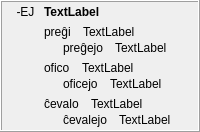
            <widget class="QFrame" name="frame_29">
             <property name="frameShape">
              <enum>QFrame::Box</enum>
             </property>
             <property name="frameShadow">
              <enum>QFrame::Raised</enum>
             </property>
             <layout class="QHBoxLayout" name="horizontalLayout_21">
              <property name="topMargin">
               <number>3</number>
              </property>
              <property name="bottomMargin">
               <number>3</number>
              </property>
              <item>
               <widget class="QLabel" name="label_393">
                <property name="sizePolicy">
                 <sizepolicy hsizetype="Maximum" vsizetype="Preferred">
                  <horstretch>0</horstretch>
                  <verstretch>0</verstretch>
                 </sizepolicy>
                </property>
                <property name="text">
                 <string> -EJ </string>
                </property>
                <property name="alignment">
                 <set>Qt::AlignHCenter|Qt::AlignTop</set>
                </property>
                <property name="tipo" stdset="0">
                 <string>afikso</string>
                </property>
               </widget>
              </item>
              <item>
               <layout class="QVBoxLayout" name="verticalLayout_385">
                <item>
                 <widget class="QLabel" name="Lec08_Label647">
                  <property name="styleSheet">
                   <string notr="true">font-weight: bold;</string>
                  </property>
                  <property name="text">
                   <string>TextLabel</string>
                  </property>
                  <property name="wordWrap">
                   <bool>true</bool>
                  </property>
                 </widget>
                </item>
                <item>
                 <layout class="QVBoxLayout" name="verticalLayout_30">
                  <item>
                   <layout class="QVBoxLayout" name="verticalLayout_388"/>
                  </item>
                  <item>
                   <layout class="QVBoxLayout" name="verticalLayout_381">
                    <item>
                     <layout class="QVBoxLayout" name="verticalLayout_386">
                      <property name="spacing">
                       <number>2</number>
                      </property>
                      <item>
                       <layout class="QHBoxLayout" name="horizontalLayout_635">
                        <property name="spacing">
                         <number>12</number>
                        </property>
                        <item>
                         <widget class="neklakebla_nova" name="Lec08_Button626">
                          <property name="text">
                           <string>preĝi</string>
                          </property>
                          <property name="wordWrap">
                           <bool>true</bool>
                          </property>
                         </widget>
                        </item>
                        <item>
                         <widget class="QLabel" name="Lec08_Label649">
                          <property name="sizePolicy">
                           <sizepolicy hsizetype="Expanding" vsizetype="Preferred">
                            <horstretch>0</horstretch>
                            <verstretch>0</verstretch>
                           </sizepolicy>
                          </property>
                          <property name="text">
                           <string>TextLabel</string>
                          </property>
                          <property name="wordWrap">
                           <bool>true</bool>
                          </property>
                         </widget>
                        </item>
                       </layout>
                      </item>
                      <item>
                       <layout class="QHBoxLayout" name="horizontalLayout_636">
                        <property name="spacing">
                         <number>12</number>
                        </property>
                        <item>
                         <widget class="label_sago_reversa" name="label_396">
                          <property name="sizePolicy">
                           <sizepolicy hsizetype="Maximum" vsizetype="Preferred">
                            <horstretch>0</horstretch>
                            <verstretch>0</verstretch>
                           </sizepolicy>
                          </property>
                          <property name="text">
                           <string/>
                          </property>
                          <property name="pixmap">
                           <pixmap resource="../resources/ikonoj.qrc">:/ikonoj/sago_revena.png</pixmap>
                          </property>
                         </widget>
                        </item>
                        <item>
                         <widget class="neklakebla_nova" name="Lec08_Button631">
                          <property name="text">
                           <string>preĝejo</string>
                          </property>
                          <property name="wordWrap">
                           <bool>true</bool>
                          </property>
                         </widget>
                        </item>
                        <item>
                         <widget class="QLabel" name="Lec08_Label656">
                          <property name="sizePolicy">
                           <sizepolicy hsizetype="Expanding" vsizetype="Preferred">
                            <horstretch>0</horstretch>
                            <verstretch>0</verstretch>
                           </sizepolicy>
                          </property>
                          <property name="text">
                           <string>TextLabel</string>
                          </property>
                          <property name="wordWrap">
                           <bool>true</bool>
                          </property>
                         </widget>
                        </item>
                       </layout>
                      </item>
                     </layout>
                    </item>
                    <item>
                     <layout class="QVBoxLayout" name="verticalLayout_387">
                      <property name="spacing">
                       <number>2</number>
                      </property>
                      <item>
                       <layout class="QHBoxLayout" name="horizontalLayout_637">
                        <property name="spacing">
                         <number>12</number>
                        </property>
                        <item>
                         <widget class="neklakebla_nova" name="Lec08_Button56">
                          <property name="text">
                           <string>ofico</string>
                          </property>
                          <property name="wordWrap">
                           <bool>true</bool>
                          </property>
                         </widget>
                        </item>
                        <item>
                         <widget class="QLabel" name="Lec08_Label64">
                          <property name="sizePolicy">
                           <sizepolicy hsizetype="Expanding" vsizetype="Preferred">
                            <horstretch>0</horstretch>
                            <verstretch>0</verstretch>
                           </sizepolicy>
                          </property>
                          <property name="text">
                           <string>TextLabel</string>
                          </property>
                          <property name="wordWrap">
                           <bool>true</bool>
                          </property>
                         </widget>
                        </item>
                       </layout>
                      </item>
                      <item>
                       <layout class="QHBoxLayout" name="horizontalLayout_638">
                        <property name="spacing">
                         <number>12</number>
                        </property>
                        <item>
                         <widget class="label_sago_reversa" name="label_399">
                          <property name="sizePolicy">
                           <sizepolicy hsizetype="Maximum" vsizetype="Preferred">
                            <horstretch>0</horstretch>
                            <verstretch>0</verstretch>
                           </sizepolicy>
                          </property>
                          <property name="text">
                           <string/>
                          </property>
                          <property name="pixmap">
                           <pixmap resource="../resources/ikonoj.qrc">:/ikonoj/sago_revena.png</pixmap>
                          </property>
                         </widget>
                        </item>
                        <item>
                         <widget class="neklakebla_nova" name="Lec08_Button55">
                          <property name="text">
                           <string>oficejo</string>
                          </property>
                          <property name="wordWrap">
                           <bool>true</bool>
                          </property>
                         </widget>
                        </item>
                        <item>
                         <widget class="QLabel" name="Lec08_Label65">
                          <property name="sizePolicy">
                           <sizepolicy hsizetype="Expanding" vsizetype="Preferred">
                            <horstretch>0</horstretch>
                            <verstretch>0</verstretch>
                           </sizepolicy>
                          </property>
                          <property name="text">
                           <string>TextLabel</string>
                          </property>
                          <property name="wordWrap">
                           <bool>true</bool>
                          </property>
                         </widget>
                        </item>
                       </layout>
                      </item>
                     </layout>
                    </item>
                   </layout>
                  </item>
                 </layout>
                </item>
                <item>
                 <layout class="QVBoxLayout" name="verticalLayout_389">
                  <property name="spacing">
                   <number>2</number>
                  </property>
                  <item>
                   <layout class="QHBoxLayout" name="horizontalLayout_639">
                    <property name="spacing">
                     <number>12</number>
                    </property>
                    <item>
                     <widget class="neklakebla_nova" name="Lec08_Button49">
                      <property name="text">
                       <string>ĉevalo</string>
                      </property>
                      <property name="wordWrap">
                       <bool>true</bool>
                      </property>
                     </widget>
                    </item>
                    <item>
                     <widget class="QLabel" name="Lec08_Label58">
                      <property name="sizePolicy">
                       <sizepolicy hsizetype="Expanding" vsizetype="Preferred">
                        <horstretch>0</horstretch>
                        <verstretch>0</verstretch>
                       </sizepolicy>
                      </property>
                      <property name="text">
                       <string>TextLabel</string>
                      </property>
                      <property name="wordWrap">
                       <bool>true</bool>
                      </property>
                     </widget>
                    </item>
                   </layout>
                  </item>
                  <item>
                   <layout class="QHBoxLayout" name="horizontalLayout_640">
                    <property name="spacing">
                     <number>12</number>
                    </property>
                    <item>
                     <widget class="label_sago_reversa" name="label_402">
                      <property name="sizePolicy">
                       <sizepolicy hsizetype="Maximum" vsizetype="Preferred">
                        <horstretch>0</horstretch>
                        <verstretch>0</verstretch>
                       </sizepolicy>
                      </property>
                      <property name="text">
                       <string/>
                      </property>
                      <property name="pixmap">
                       <pixmap resource="../resources/ikonoj.qrc">:/ikonoj/sago_revena.png</pixmap>
                      </property>
                     </widget>
                    </item>
                    <item>
                     <widget class="neklakebla_nova" name="Lec08_Button54">
                      <property name="text">
                       <string>ĉevalejo</string>
                      </property>
                      <property name="wordWrap">
                       <bool>true</bool>
                      </property>
                     </widget>
                    </item>
                    <item>
                     <widget class="QLabel" name="Lec08_Label63">
                      <property name="sizePolicy">
                       <sizepolicy hsizetype="Expanding" vsizetype="Preferred">
                        <horstretch>0</horstretch>
                        <verstretch>0</verstretch>
                       </sizepolicy>
                      </property>
                      <property name="text">
                       <string>TextLabel</string>
                      </property>
                      <property name="wordWrap">
                       <bool>true</bool>
                      </property>
                     </widget>
                    </item>
                   </layout>
                  </item>
                 </layout>
                </item>
               </layout>
              </item>
             </layout>
            </widget>
